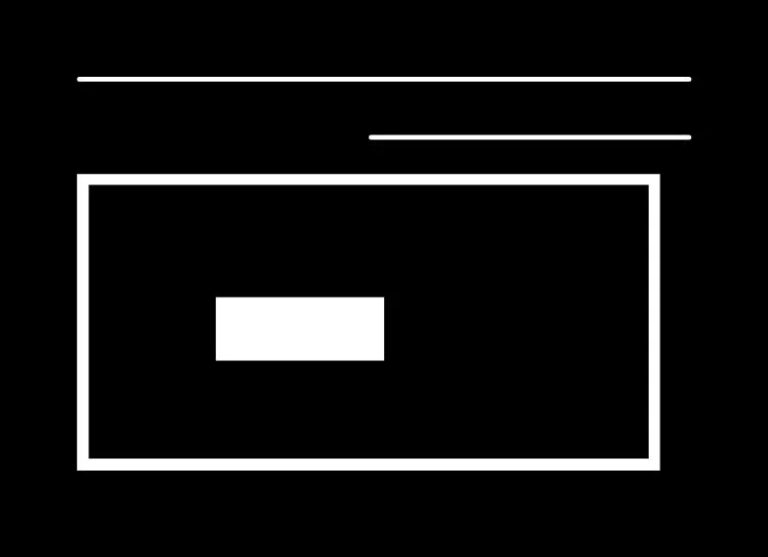
//> input picture ContourDetection/Detect_Contours_extraction/simple.jpg, 768 x 557 px
$ ./Detect_Contours_extraction   (built with g++ and OpenCV 4)
//> lines starting //> are read from the running program, lines starting //| are printed output that depends on the picture; after the words box and inside, x2 and y2 are one past the last pixel; in counts of white or black regions, pixels touching at a corner belong together
// Detect_Contours_extraction.cpp : This file contains the 'main' function. Program execution begins and ends there.
//Different Contour Retrieval Techniques
#include<opencv2/opencv.hpp>
#include <iostream>

using namespace std;
using namespace cv;

int main()
{
	Mat img = imread("simple.jpg");
//> img is the input picture: 557 rows x 768 cols, CV_8UC3; min 0, max 255, mean 20.8
	Mat img_gray;
	imshow("simple", img);
	cvtColor(img, img_gray, COLOR_BGR2GRAY);
	Mat img_thres;
	threshold(img_gray, img_thres, 150, 255, THRESH_BINARY);
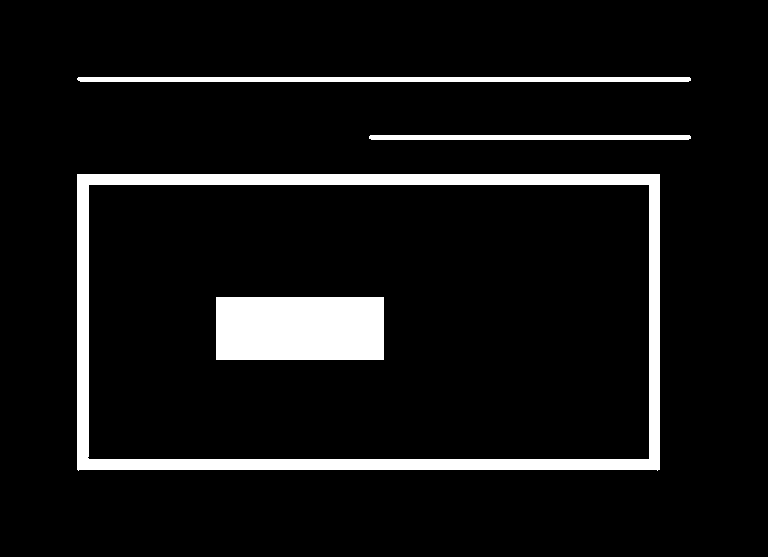
//> img_thres: 557 rows x 768 cols, CV_8UC1; 8% white; 4 white regions

	///RETR_LIST
	//The RETR_LIST contour retrieval method does not create any parent child relationship between the extracted contours
	vector<vector<Point>> contours;
	vector<Vec4i> hierarchy;
	findContours(img_thres, contours, hierarchy, RETR_LIST,CHAIN_APPROX_NONE);
//> contours = 5 contours; box (x1, y1, x2, y2) and area: (77, 174, 660, 471) 171692, (87, 184, 650, 460) 154274, (216, 297, 384, 360) 10354, (77, 77, 691, 82) 2446, (369, 135, 691, 140) 1280
	Mat img_clone1 = img.clone();
	drawContours(img_clone1, contours, -1, Scalar(0, 255, 0), 2); // 2 - thickness
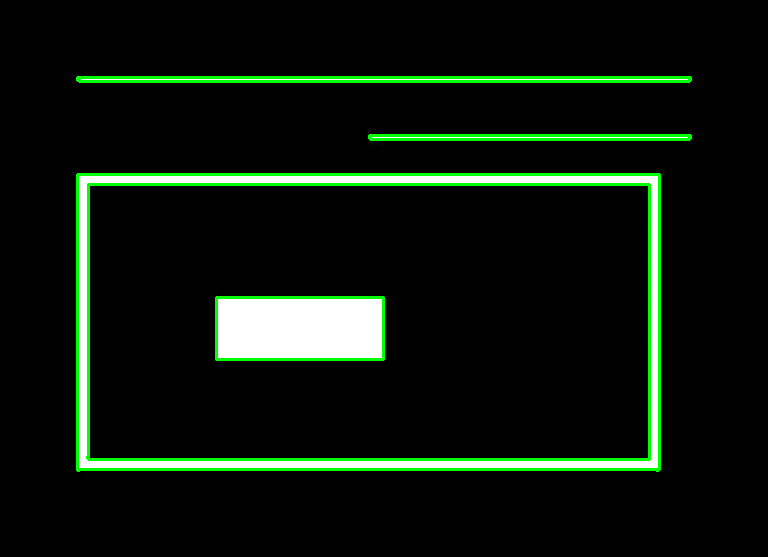
//> img_clone1: 557 rows x 768 cols, CV_8UC3; 4.04% of pixels changed, all inside (x1, y1, x2, y2) = (76, 76, 692, 472)
	imshow("LIST", img_clone1);
	imwrite("contours_retr_list.jpg",img_clone1);
	waitKey(0);

	//RETR_EXTERNAL
	//only detects the parent contours, and ignores any child contours
	vector<vector<Point>> contours2;
	vector<Vec4i> hierarchy2;
	findContours(img_thres, contours2, hierarchy2, RETR_EXTERNAL, CHAIN_APPROX_NONE);
//> contours2 = 3 contours; box (x1, y1, x2, y2) and area: (77, 174, 660, 471) 171692, (77, 77, 691, 82) 2446, (369, 135, 691, 140) 1280
	Mat img_clone2 = img.clone();
	drawContours(img_clone2, contours2, -1, Scalar(0, 255, 0), 2); // 2 - thickness
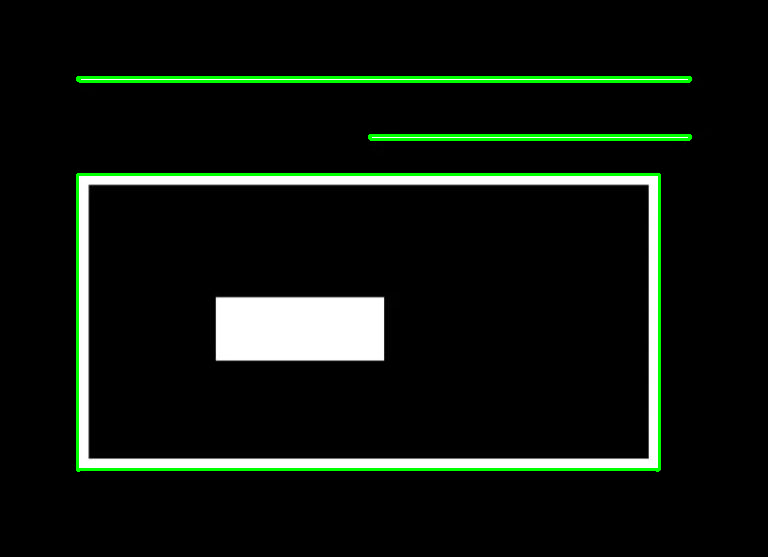
//> img_clone2: 557 rows x 768 cols, CV_8UC3; 2.55% of pixels changed, all inside (x1, y1, x2, y2) = (76, 76, 692, 472)
	imshow("external", img_clone2);
	imwrite("contours_retr_external.jpg", img_clone2);
	waitKey(0);

	//RETR_CCOMP
	//retrieves all the contours in an image
	vector<vector<Point>> contours3;
	vector<Vec4i> hierarchy3;
	findContours(img_thres, contours3, hierarchy3, RETR_CCOMP, CHAIN_APPROX_NONE);
//> contours3 has the same summary as contours
	Mat img_clone3 = img.clone();
	drawContours(img_clone3, contours3, -1, Scalar(0, 255, 0), 2); // 2 - thickness
	imshow("CCOMP", img_clone3);
	imwrite("contours_retr_ccomp.jpg", img_clone3);
	waitKey(0);

	//RETR_TREE , just like ccomp ,also retrieves all the contours.

	/*  Contour Retrieval Method	Time Take(in seconds)
		RETR_LIST					0.000382
		RETR_EXTERNAL				0.000554
		RETR_CCOMP					0.001845
		RETR_TREE					0.005594
		*/
}

// Run program: Ctrl + F5 or Debug > Start Without Debugging menu
// Debug program: F5 or Debug > Start Debugging menu

// Tips for Getting Started:
//   1. Use the Solution Explorer window to add/manage files
//   2. Use the Team Explorer window to connect to source control
//   3. Use the Output window to see build output and other messages
//   4. Use the Error List window to view errors
//   5. Go to Project > Add New Item to create new code files, or Project > Add Existing Item to add existing code files to the project
//   6. In the future, to open this project again, go to File > Open > Project and select the .sln file
